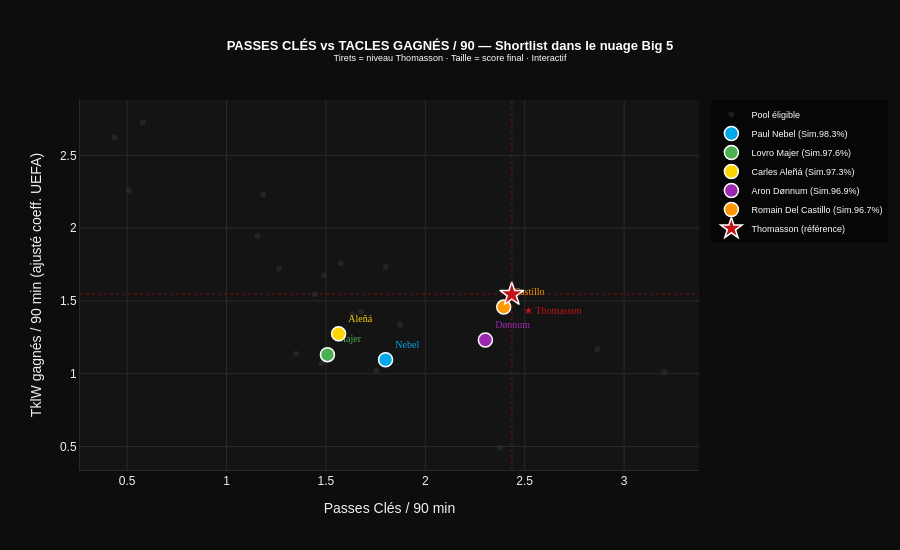

This figure's notebook cell:
### Markdown cell above
### Fig 3 — Scatter KP vs TklW Interactif (Plotly) 🆕

### Code cell
SL_NAMES_PLOTLY = {kw: disp for kw,disp in zip(SL_KW,SL_DISP)}
SL_COL_MAP  = {kw: col for kw,col in zip(SL_KW,SL_COLS_PLOTLY)}

mfp = MF_bud.copy()
mfp['is_shortlist'] = False
mfp['shortlist_col'] = '#444444'

for kw,col in SL_COL_MAP.items():
    mask = mfp['player__name'].str.contains(kw, na=False, case=False)
    mfp.loc[mask, 'is_shortlist'] = True
    mfp.loc[mask, 'shortlist_col'] = col

fig_scatter = go.Figure()

# Background pool
bg = mfp[~mfp['is_shortlist']]
fig_scatter.add_trace(go.Scatter(
    x=bg['keyPasses_p90'], y=bg['TklW_p90'],
    mode='markers',
    marker=dict(color='#333333', size=6, opacity=0.5),
    name='Pool éligible',
    hovertemplate='<b>%{customdata[0]}</b><br>KP/90: %{x:.2f} | TklW/90: %{y:.2f}<br>Score: %{customdata[1]:.1f} | Val: %{customdata[2]}M€<extra></extra>',
    customdata=np.column_stack([bg['player__name'], bg['s_final_n'].round(1), bg['valeur_m'].fillna(0)])
))

# Shortlist
for kw,col in SL_COL_MAP.items():
    r = MF_bud[MF_bud['player__name'].str.contains(kw, na=False, case=False)]
    if not len(r): r = MF_min[MF_min['player__name'].str.contains(kw, na=False, case=False)]
    if not len(r): continue
    r = r.iloc[0]
    fig_scatter.add_trace(go.Scatter(
        x=[r['keyPasses_p90']], y=[r['TklW_p90']],
        mode='markers+text',
        marker=dict(color=col, size=14, line=dict(color='white', width=1.5)),
        text=[r['player__name'].split()[-1]],
        textposition='top right', textfont=dict(color=col, size=10, family='Arial Black'),
        name=f"{r['player__name']} (Sim.{r['knn_sim']:.1f}%)",
        hovertemplate=f'<b>{r["player__name"]}</b><br>KP/90: %{{x:.2f}} | TklW/90: %{{y:.2f}}<br>Sim: {r["knn_sim"]:.1f}% | Score: {r["s_final_n"]:.1f}<extra></extra>'
    ))

# Thomasson star
fig_scatter.add_trace(go.Scatter(
    x=[T['keyPasses_p90']], y=[T['TklW_p90']],
    mode='markers+text',
    marker=dict(color=R, size=18, symbol='star', line=dict(color='white', width=1.5)),
    text=['★ Thomasson'],
    textposition='bottom right', textfont=dict(color=R, size=10, family='Arial Black'),
    name='Thomasson (référence)',
    hovertemplate='<b>Adrien Thomasson</b><br>KP/90: %{x:.2f} | TklW/90: %{y:.2f}<extra></extra>'
))

# Crosshair
fig_scatter.add_hline(y=T['TklW_p90'], line_dash='dot', line_color=R, opacity=0.3)
fig_scatter.add_vline(x=T['keyPasses_p90'], line_dash='dot', line_color=R, opacity=0.3)

fig_scatter.update_layout(
    **PLOTLY_THEME,
    title=dict(text='<b>PASSES CLÉS vs TACLES GAGNÉS / 90 — Shortlist dans le nuage Big 5</b><br><sup>Tirets = niveau Thomasson · Taille = score final · Interactif</sup>',
               font=dict(color=W, size=13), x=0.5),
    xaxis_title='Passes Clés / 90 min', yaxis_title='TklW gagnés / 90 min (ajusté coeff. UEFA)',
    legend=dict(font=dict(color=W, size=9), bgcolor='rgba(0,0,0,0.5)'),
    height=550,
)
fig_scatter.show()
fig_scatter.write_html(f'{FIGDIR}/fig3_scatter_interactif.html')
print("✅ fig3 Plotly scatter")

### Figure 1 — Plotly figure (JSON) as saved in the notebook; plotly's stock layout.template omitted (floating-point values rounded to 4 significant figures)
{"data": [{"customdata": [["Elliot Anderson", 55.5, 15], ["Kévin Danois", 38.7, 10], ["Cristian Cásseres Jr.", 34.3, 8], ["Hugo Bueno", 29.4, 8], ["Nathaniel Brown", 27.2, 5], ["Aarón Martín", 29.1, 8], ["Edu Expósito", 42, 10], ["Florentino Luís", 32.9, 12], ["Martin Frese", 22, 4], ["Youri Tielemans", 49.9, 10], ["Johann Lepenant", 30.2, 5], ["Vitaly Janelt", 40.1, 10], ["Saša Lukić", 29, 8], ["Ander Barrenetxea", 42.7, 10], ["Patrizio Masini", 29.3, 3], ["Mehdi Léris", 29.9, 3], ["Tim Iroegbunam", 31, 12], ["Afonso Moreira", 33.7, 4], ["Kassoum Ouattara", 29, 6]], "hovertemplate": "<b>%{customdata[0]}</b><br>KP/90: %{x:.2f} | TklW/90: %{y:.2f}<br>Score: %{customdata[1]:.1f} | Val: %{customdata[2]}M€<extra></extra>", "marker": {"color": "#333333", "opacity": 0.5, "size": 6}, "mode": "markers", "name": "Pool éligible", "type": "scatter", "x": [1.489, 1.753, 1.444, 1.478, 1.156, 2.866, 3.202, 0.5085, 1.264, 1.801, 1.184, 1.35, 1.634, 2.375, 0.5785, 1.676, 0.4373, 1.873, 1.574], "y": [1.676, 1.023, 1.544, 1.07, 1.944, 1.167, 1.011, 2.26, 1.723, 1.732, 2.229, 1.137, 1.411, 0.4914, 2.727, 1.425, 2.624, 1.338, 1.759]}, {"hovertemplate": "<b>Paul Nebel</b><br>KP/90: %{x:.2f} | TklW/90: %{y:.2f}<br>Sim: 98.3% | Score: 33.7<extra></extra>", "marker": {"color": "#00A8E8", "line": {"color": "white", "width": 1.5}, "size": 14}, "mode": "markers+text", "name": "Paul Nebel (Sim.98.3%)", "text": ["Nebel"], "textfont": {"color": "#00A8E8", "family": "Arial Black", "size": 10}, "textposition": "top right", "type": "scatter", "x": [1.8], "y": [1.096]}, {"hovertemplate": "<b>Lovro Majer</b><br>KP/90: %{x:.2f} | TklW/90: %{y:.2f}<br>Sim: 97.6% | Score: 30.0<extra></extra>", "marker": {"color": "#4CAF50", "line": {"color": "white", "width": 1.5}, "size": 14}, "mode": "markers+text", "name": "Lovro Majer (Sim.97.6%)", "text": ["Majer"], "textfont": {"color": "#4CAF50", "family": "Arial Black", "size": 10}, "textposition": "top right", "type": "scatter", "x": [1.508], "y": [1.131]}, {"hovertemplate": "<b>Carles Aleñá</b><br>KP/90: %{x:.2f} | TklW/90: %{y:.2f}<br>Sim: 97.3% | Score: 38.2<extra></extra>", "marker": {"color": "#ffd500", "line": {"color": "white", "width": 1.5}, "size": 14}, "mode": "markers+text", "name": "Carles Aleñá (Sim.97.3%)", "text": ["Aleñá"], "textfont": {"color": "#ffd500", "family": "Arial Black", "size": 10}, "textposition": "top right", "type": "scatter", "x": [1.564], "y": [1.274]}, {"hovertemplate": "<b>Aron Dønnum</b><br>KP/90: %{x:.2f} | TklW/90: %{y:.2f}<br>Sim: 96.9% | Score: 37.1<extra></extra>", "marker": {"color": "#9C27B0", "line": {"color": "white", "width": 1.5}, "size": 14}, "mode": "markers+text", "name": "Aron Dønnum (Sim.96.9%)", "text": ["Dønnum"], "textfont": {"color": "#9C27B0", "family": "Arial Black", "size": 10}, "textposition": "top right", "type": "scatter", "x": [2.302], "y": [1.231]}, {"hovertemplate": "<b>Romain Del Castillo</b><br>KP/90: %{x:.2f} | TklW/90: %{y:.2f}<br>Sim: 96.7% | Score: 36.6<extra></extra>", "marker": {"color": "#FF9800", "line": {"color": "white", "width": 1.5}, "size": 14}, "mode": "markers+text", "name": "Romain Del Castillo (Sim.96.7%)", "text": ["Castillo"], "textfont": {"color": "#FF9800", "family": "Arial Black", "size": 10}, "textposition": "top right", "type": "scatter", "x": [2.394], "y": [1.457]}, {"hovertemplate": "<b>Adrien Thomasson</b><br>KP/90: %{x:.2f} | TklW/90: %{y:.2f}<extra></extra>", "marker": {"color": "#c31316", "line": {"color": "white", "width": 1.5}, "size": 18, "symbol": "star"}, "mode": "markers+text", "name": "Thomasson (référence)", "text": ["★ Thomasson"], "textfont": {"color": "#c31316", "family": "Arial Black", "size": 10}, "textposition": "bottom right", "type": "scatter", "x": [2.435], "y": [1.545]}], "layout": {"font": {"color": "#F0F0F0", "family": "Arial"}, "height": 550, "legend": {"bgcolor": "rgba(0,0,0,0.5)", "font": {"color": "#FFFFFF", "size": 9}}, "paper_bgcolor": "#0D0D0D", "plot_bgcolor": "#141414", "shapes": [{"line": {"color": "#c31316", "dash": "dot"}, "opacity": 0.3, "type": "line", "x0": 0, "x1": 1, "xref": "x domain", "y0": 1.545, "y1": 1.545, "yref": "y"}, {"line": {"color": "#c31316", "dash": "dot"}, "opacity": 0.3, "type": "line", "x0": 2.435, "x1": 2.435, "xref": "x", "y0": 0, "y1": 1, "yref": "y domain"}], "title": {"font": {"color": "#FFFFFF", "size": 13}, "text": "<b>PASSES CLÉS vs TACLES GAGNÉS / 90 — Shortlist dans le nuage Big 5</b><br><sup>Tirets = niveau Thomasson · Taille = score final · Interactif</sup>", "x": 0.5}, "xaxis": {"gridcolor": "#2A2A2A", "linecolor": "#2A2A2A", "title": {"text": "Passes Clés / 90 min"}}, "yaxis": {"gridcolor": "#2A2A2A", "linecolor": "#2A2A2A", "title": {"text": "TklW gagnés / 90 min (ajusté coeff. UEFA)"}}}}
